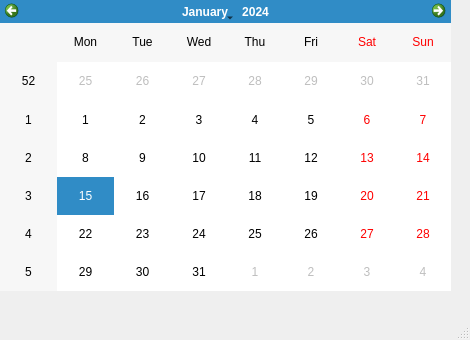
<?xml version="1.0" encoding="UTF-8"?>
<ui version="4.0">
 <class>QtCalWindow</class>
 <widget class="QMainWindow" name="QtCalWindow">
  <property name="geometry">
   <rect>
    <x>0</x>
    <y>0</y>
    <width>470</width>
    <height>340</height>
   </rect>
  </property>
  <property name="windowTitle">
   <string>MainWindow</string>
  </property>
  <widget class="QWidget" name="centralwidget">
   <widget class="QCalendarWidget" name="calendarWidget">
    <property name="geometry">
     <rect>
      <x>0</x>
      <y>0</y>
      <width>451</width>
      <height>291</height>
     </rect>
    </property>
    <property name="firstDayOfWeek">
     <enum>Qt::Monday</enum>
    </property>
   </widget>
  </widget>
  <widget class="QMenuBar" name="menubar">
   <property name="geometry">
    <rect>
     <x>0</x>
     <y>0</y>
     <width>470</width>
     <height>24</height>
    </rect>
   </property>
  </widget>
  <widget class="QStatusBar" name="statusbar"/>
 </widget>
 <resources/>
 <connections/>
</ui>
